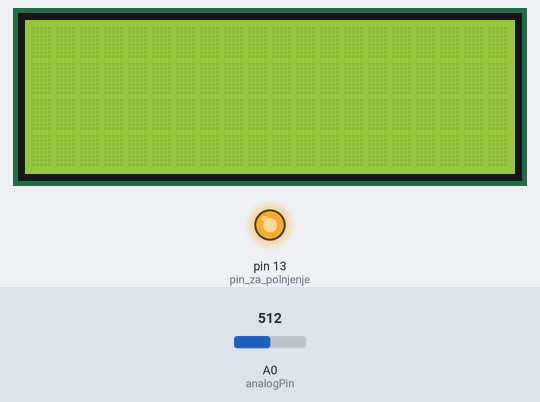
Bench run of a sketch on a simulated Arduino Nano, built with avr-gcc and run on an emulated ATmega328P. On the bench: 20×4 character LCD, output pins drawn as LEDs (lit = HIGH). Inputs (shaded band) come from the test bench; at power-on: A0 (analogPin) = 512.

Above: at 1.2 s.
1.3 s: A0 (analogPin) set to 634
2.8 s: A0 (analogPin) set to 658
At 3.2 s:
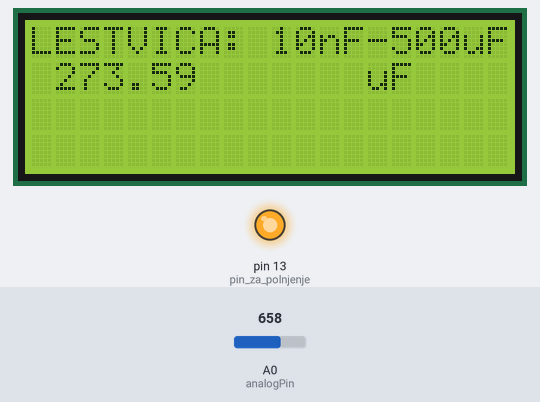
At 3.8 s:
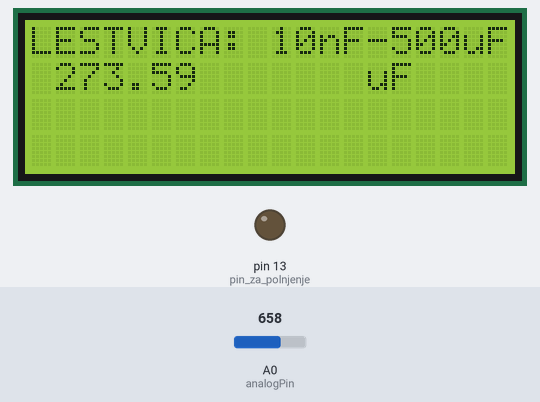
4.8 s: A0 (analogPin) set to 0
At 5.7 s:
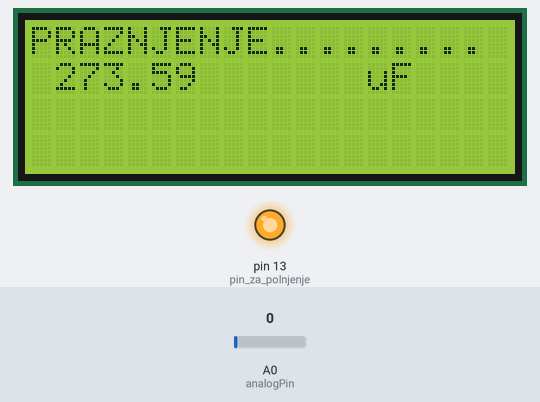
Timing chart, 0 to 7.8 s (numbered marks = the images above; inputs shaded):
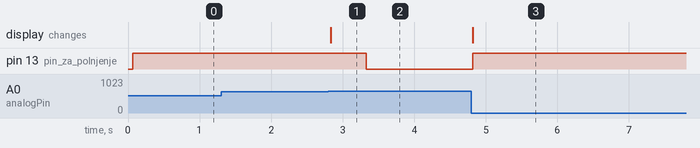

Measured:
- the behaviour switches between 647 and 648 on A0 (analogPin) (found by bisection; images 0 and 1)
- after the input at 1.3 s, every drawn part: stays the same
- after the input at 2.8 s, pin 13 (pin_za_polnjenje): HIGH → LOW after 0.53 s; the display: changes at once (image 1)
- after the input at 4.8 s, pin 13 (pin_za_polnjenje): LOW → HIGH at once; the display: changes at once (image 3)

The sketch:

Merjenje_kapacitivnosti.ino
```cpp
#include <Wire.h>
#include <LiquidCrystal_I2C.h>
LiquidCrystal_I2C lcd(0x27,20,4);

#define analogPin 0                 // Pin za merjenje kapacitivnosti
#define pin_za_polnjenje 13         // Pin za polnjenje (do 63.2%)
#define pin_za_praznjenje 8         // Pin za praznjenje
#define Upor 10000.0F               // Uporabimo 10k ohmski upor za praznjenje

unsigned long startTime;            // Kdaj se začne in konča polnjenje
unsigned long elapsedTime;
float mikroFaradi;                  // Določimo mikro in nano farade
float nanoFaradi;

void setup(){
  pinMode(pin_za_polnjenje, OUTPUT);
  digitalWrite(pin_za_polnjenje, LOW);
  lcd.init();
  lcd.backlight();
}

void loop(){
  digitalWrite(pin_za_polnjenje, HIGH);
  startTime = micros();
  while(analogRead(analogPin) < 648){            // 63.2% pri polnjenju kondenzatorja je 648 (arduino ima 10 biten ADC = 2^10 = 1024)
  }

  elapsedTime= micros() - startTime;
  mikroFaradi = ((float)elapsedTime / Upor) ;    // kapacitivnost dobimo tako, da podelimo čas v katerem se konndenzator napolni do 63.2% z upornostjo 10kE


  if (mikroFaradi > 1){                          // Če imamo kondenzator z večjo kapacitivnostjo od 1 uF uporabimo ta del za LCD, za manjše pa spodaj

    lcd.clear();
    lcd.setCursor(0,0);
    lcd.print("LESTVICA: 10nF-500uF");
    lcd.setCursor(1,1);
    lcd.print(mikroFaradi);
    lcd.setCursor(14,1);
    lcd.print("uF");
    delay(500);
  }

  else{
    nanoFaradi = mikroFaradi * 1000.0;
    lcd.clear();
    lcd.setCursor(0,0);
    lcd.print("LESTVICA: 10nF-500uF");
    lcd.setCursor(0,1);
    lcd.print(nanoFaradi-11.00);
    lcd.setCursor(14,1);
    lcd.print("nF");
    delay(500);
  }


  digitalWrite(pin_za_polnjenje, LOW);
  pinMode(pin_za_praznjenje, OUTPUT);
  digitalWrite(pin_za_praznjenje, LOW);     // Praznjenje kondenzatorja
  while(analogRead(analogPin) > 0){         // Počaka dokler kondenzator ni izpraznjen
  }

  pinMode(pin_za_praznjenje, INPUT);        // To nastavi pin na veliko impedanco

  lcd.setCursor(0,0);
  lcd.print("PRAZNJENJE......... ");
  lcd.setCursor(0,1);
}
```
